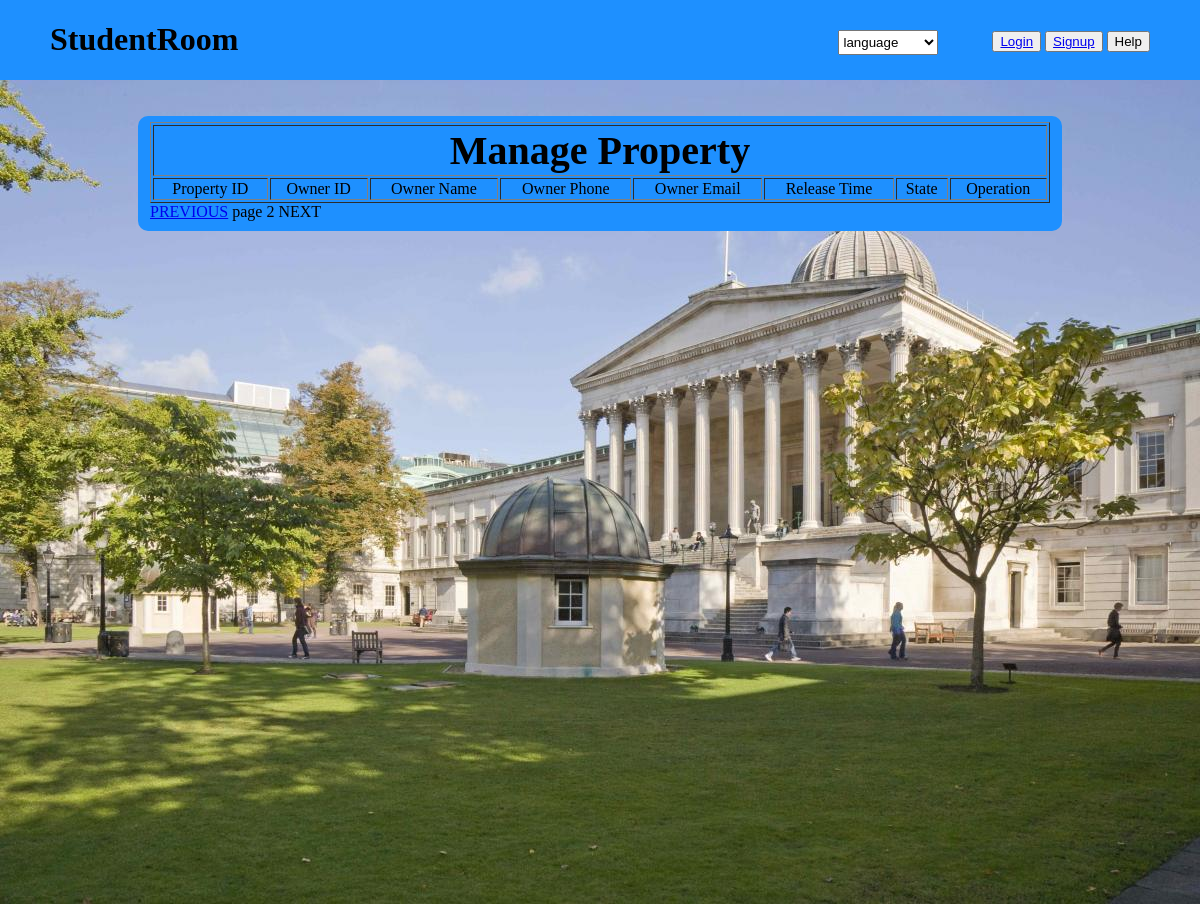
The app's page /manageProperty.php?page=2, older data.
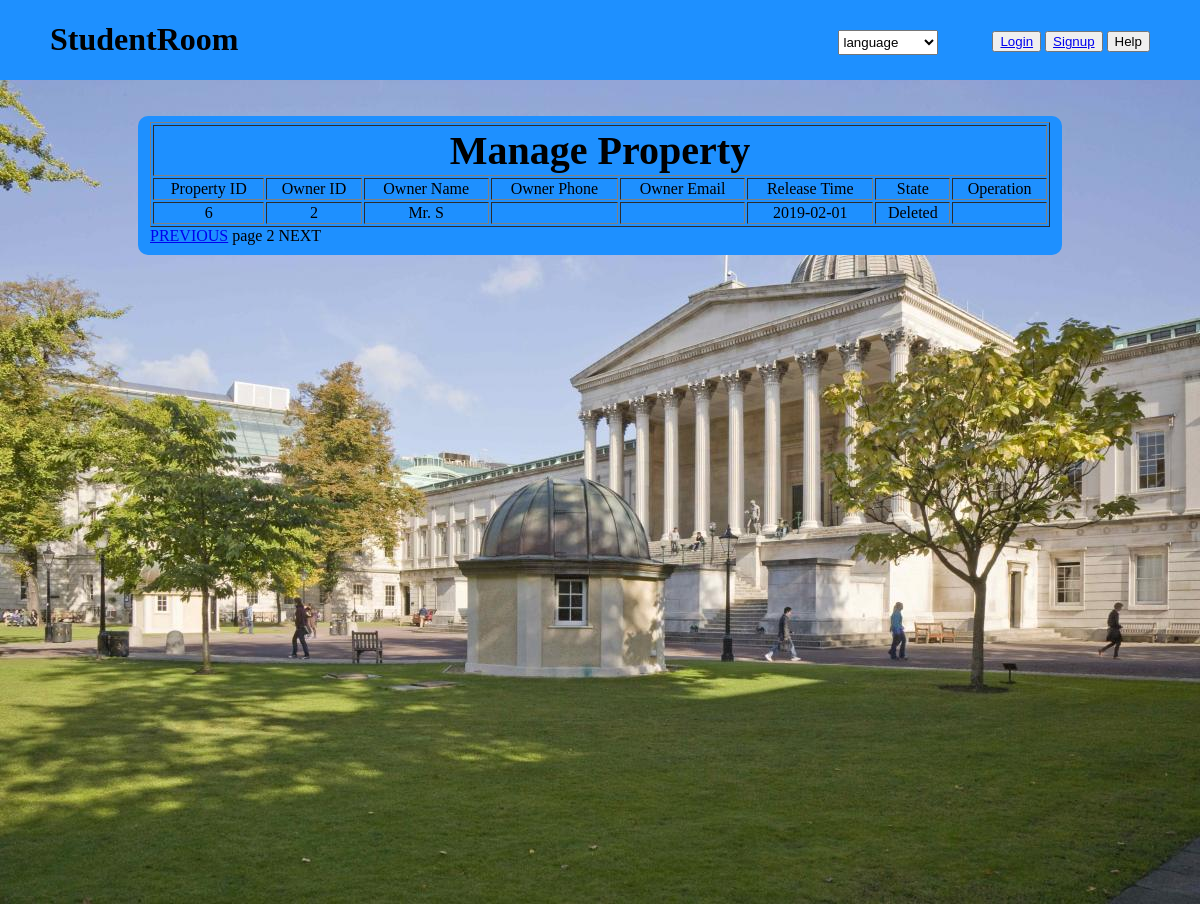
The same page, newer data.
### tables this page shows
CREATE TABLE IF NOT EXISTS `t_property` (
  `i_property` bigint(20) NOT NULL,
  `address` varchar(200) DEFAULT NULL,
  `full_address` varchar(500) DEFAULT NULL,
  `longitude` float DEFAULT NULL,
  `latitude` float DEFAULT NULL,
  `description` varchar(300) DEFAULT NULL,
  `payment` int(11) DEFAULT NULL,
  `rent_per_week` int(11) DEFAULT NULL,
  `i_owner` bigint(20) DEFAULT NULL,
  `owner_name` varchar(32) DEFAULT NULL,
  `phone` varchar(32) DEFAULT NULL,
  `email` varchar(32) DEFAULT NULL,
  `smoker` int(11) DEFAULT NULL,
  `pets` int(11) DEFAULT NULL,
  `parlor` int(11) DEFAULT NULL,
  `bedroom` int(11) DEFAULT NULL,
  `kitchen` int(11) DEFAULT NULL,
  `post_code` varchar(16) DEFAULT NULL,
  `bathroom` int(11) DEFAULT NULL,
  `state` int(11) DEFAULT NULL,
  `release_date` date DEFAULT NULL,
  `img_path` varchar(100) DEFAULT NULL,
  `detail_description` varchar(600) DEFAULT NULL,
  `t_propertycol` varchar(45) DEFAULT NULL,
  `img_path1` varchar(45) DEFAULT NULL,
  `img_path2` varchar(45) DEFAULT NULL,
  `img_path3` varchar(45) DEFAULT NULL,
  `img_path4` varchar(45) DEFAULT NULL,
  PRIMARY KEY (`i_property`),
  KEY `Index_longitude` (`longitude`),
  KEY `Index_latitude` (`latitude`),
  KEY `Index_rent` (`rent_per_week`),
  KEY `Index_smoker` (`smoker`),
  KEY `Index_pets` (`pets`)
);

### conn/connect.php (called while the page is built, shortened)
<?php
function my_query($sql)
{
    $link = mysqli_connect("localhost","studentadmin","12345","studentroom");
    $link->set_charset('utf8');
    $result = mysqli_query($link, $sql);
    $data = mysqli_fetch_all($result,MYSQLI_ASSOC);
    return $data;
}

### manageProperty.php (the view, shortened to what this page needs)
<!DOCTYPE html>
<html lang="en">
<head>
    <link rel="stylesheet" href="css\style.css">
</head>
<body>
<?php
require 'pagehead.php';
?>
<div class="main">
    <br><br>
    <div class="Contract">
        <form action="managePropertyDo.php" method="get">
            <fieldset>
                <table border="1" width="900px" id="tab">
                    <tr>
                        <td colspan="8" align="center"><h3><b> Manage Property</b></h3></td>
                    </tr>
                    <tr>
                        <td align="center">Property ID</td>
                        <td align="center">Owner ID</td>
                        <td align="center">Owner Name</td>
                        <td align="center">Owner Phone</td>
                        <td align="center">Owner Email</td>
                        <td align="center">Release Time</td>
                        <td align="center">State</td>
                        <td align="center">Operation</td>
                    </tr>
                    <?php
                    $listSize = 5;
                    if (empty($_GET["page"])||$_GET["page"]<1) {
                        header("Location:manageProperty.php?page=1");
                        exit;
                    } else {
                        $page = $_GET["page"];
                        $offset = ($page - 1) * $listSize;
                        require("conn/connect.php");
                        $sql_count="select count(i_property) num from studentroom.t_property";
                        $result_count = my_query($sql_count);
                        $total=$result_count[0]['num'];
                        $sql = "select * from studentroom.t_property t limit ".$offset.",".$listSize;
                        $result = my_query($sql);
                        $num = count($result);
                        for ($i = 0; $i < $num; $i++) {
                            $state = $result[$i]['state']==1?'For Rent':'Deleted';
                            echo '<tr>';
                            echo ' <td align="center">' . $result[$i]['i_property'] . '</td>
                                   <td align="center">' . $result[$i]['i_owner'] . '</td>
                                   <td align="center">' . $result[$i]['owner_name'] . '</td>
                                   <td align="center">' . $result[$i]['phone'] . '</td>
                                   <td align="center">' . $result[$i]['email'] . '</td>
                                   <td align="center">' . $result[$i]['release_date'] . '</td>
                                   <td align="center">' . $state . '</td>
                                   <td align="center">';
                            echo '</td></tr>';
                        }
                        if ($offset>0){
                            echo ' </table><a href="manageProperty.php?page='.($page-1).'">PREVIOUS</a>';
                        }else{
                            echo ' </table><a>PREVIOUS</a>';
                        }
                        echo ' page '.$page.' ';
                        if ($page*$listSize<$total){
                            echo '<a href="manageProperty.php?page='.($page+1).'">NEXT</a>';
                        }else{
                            echo '<a>NEXT</a>';
                        }
                    }
                    ?>
            </fieldset>
        </form>
    </div>
</div>
</body>
</html>

### pagehead.php (shortened to what this page needs)
<html>
<head>
</head>
<body>
<div class="menu">
    <div>
        <h1>StudentRoom</h1>
    </div>
        <?php
            if(isset($_SESSION['id'])){
                $str = "welcome!";
                switch ($_SESSION['type']){
                    case 1:
                        $str .= "student";
                        break;
                    case 2:
                        $str .= "landlord";
                        break;
                    case 3:
                        $str .= "admin";
                        break;
                    case 4:
                        $str .= "legal advisor";
                        break;
                }
                $name=$_SESSION['name'];
                $imgPath = $_SESSION["picture"];
                echo "
                     <div>
                        <ul>
                            <li><img src='img/$imgPath'></li>
                            <li>";
                echo "$str.$name";
                echo "</li>
                            <Li>
                                <div class='Dropdown'>
                                    <button class='menu1' >Menu</button>
                                    <div class='Dropdown_content' style='display: none'>";
                $str = "welcome!";
                switch ($_SESSION['type']){
                    case 1:
                        echo "
                                 <a href='homePage.php'>Home Page</a>
                                 <a href='YourAccount.php'>Your Account</a>
                                 <a href='ReservationRecord.php'>Your Booking</a>
                                 <a href='Validate.php'>TO BE LANDLORD</a>
                                 <a href='Payment1.php'>Payment</a>";
                        break;
                    case 2:
                        echo "<a href='YourAccount.php'>Your Account</a>
                              <a href='landlordsearchroom.php'>Your Property</a>
                              <a href='LandlordReservationRecord.php'>Manage Order</a>
                              <a href='Upload.php'>To Sale</a>";
                        break;
                    case 3:
                        echo "<a href='manageProperty.php'>Manage Property</a>
                                 <a href='auditing.php'>Auditing</a>
                                 ";
                        break;
                    case 4:
                        echo "<a href='OrderList.php'>Order Query</a>";
                        break;
                }
                echo "
                                 <a href='changepassword.php'>Change PassWord</a>
                                 <a href='logout.php'>Log out</a>
                                    </div>
                                </div>
                            </Li>
                        </ul>
                    </div>
                ";
            }else{
                echo "
                  <div>
                        <select name='language' class='language'>
                            <option>language</option>
                            <option>English</option>
                            <option>Chinese</option>
                            <option>Japanese</option>
                        </select>
                        <ul>
                        <li><button><a href='Login.php'>Login</a></button></li>
                        <li><button><a href='signin.php'>Signup</a></button></li>
                        <Li><button>Help</button></Li>
                        </ul>
                </div>";
            }
        ?>
</div>
</body>
</html>

### css/style.css (style rules this page uses)
body { padding: 0;margin: 0 }
.menu { background-color: dodgerblue;height:80px; }
.menu h1 { float: left;padding-left: 50px }
.menu ul { list-style-type: none;float: right;padding: 15px 50px }
.menu li, .Dropdown { display: inline-block }
.main { background-image: url(../img/ucl.jpg);height: 824px; background-size: cover }
.signUp h3, .Login h3, .EditYourProfile h2, .Upload h3, .Validate h3, .Contract h3 { text-align: center; margin: 0;font-size: 40px }
.Contract fieldset { background-color: dodgerblue; width: 900px;height: auto;margin:0 auto;border: 0;border-radius: 10px; }
.language { margin-top: 30px;margin-left: 50%;width: 100px;height: 25px; }

Row changes from the older to the newer data that the page shows:
added t_property: i_property "6", i_owner "2", owner_name "Mr. S", release_date "2019-02-01", state "Deleted"
